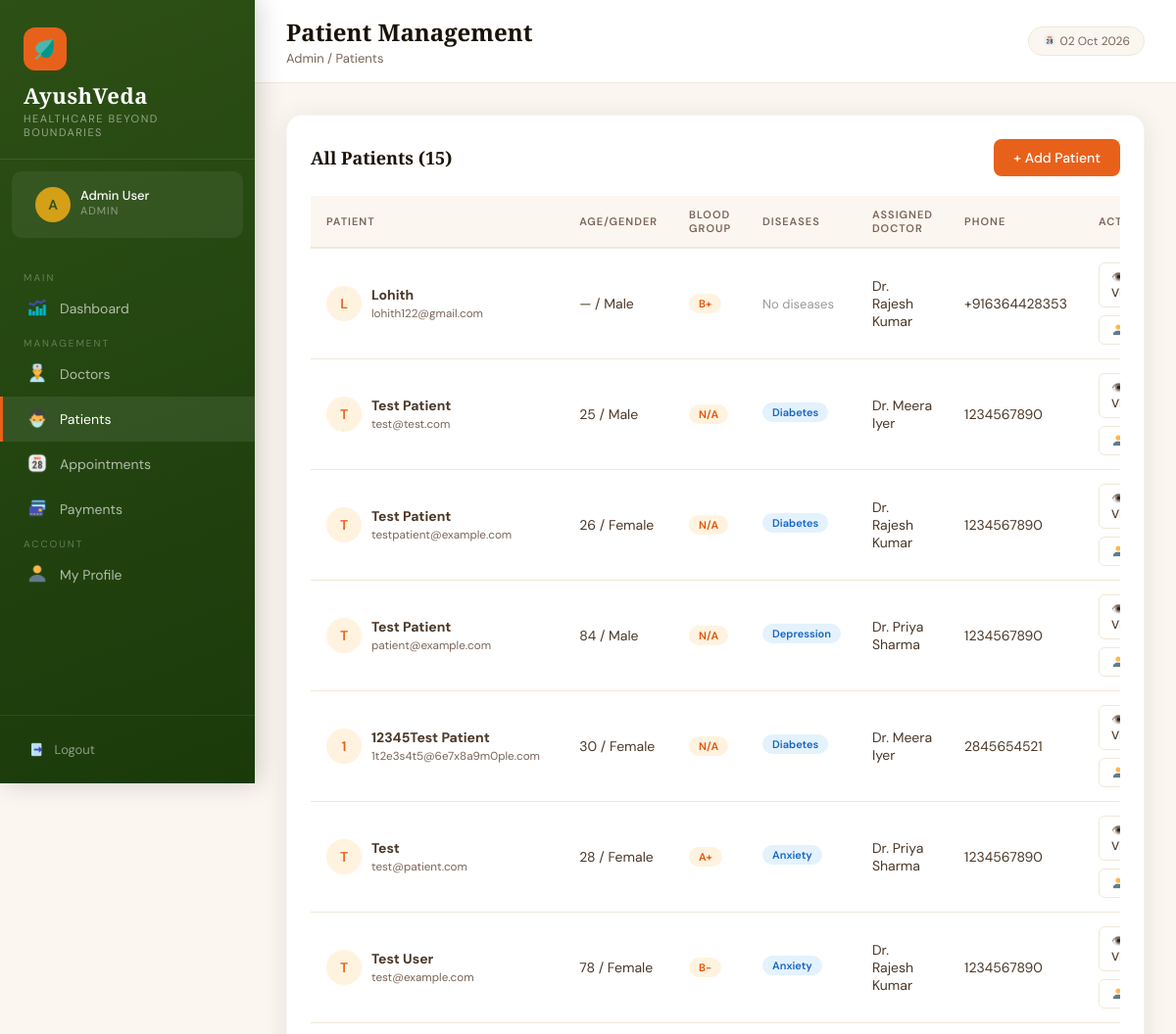
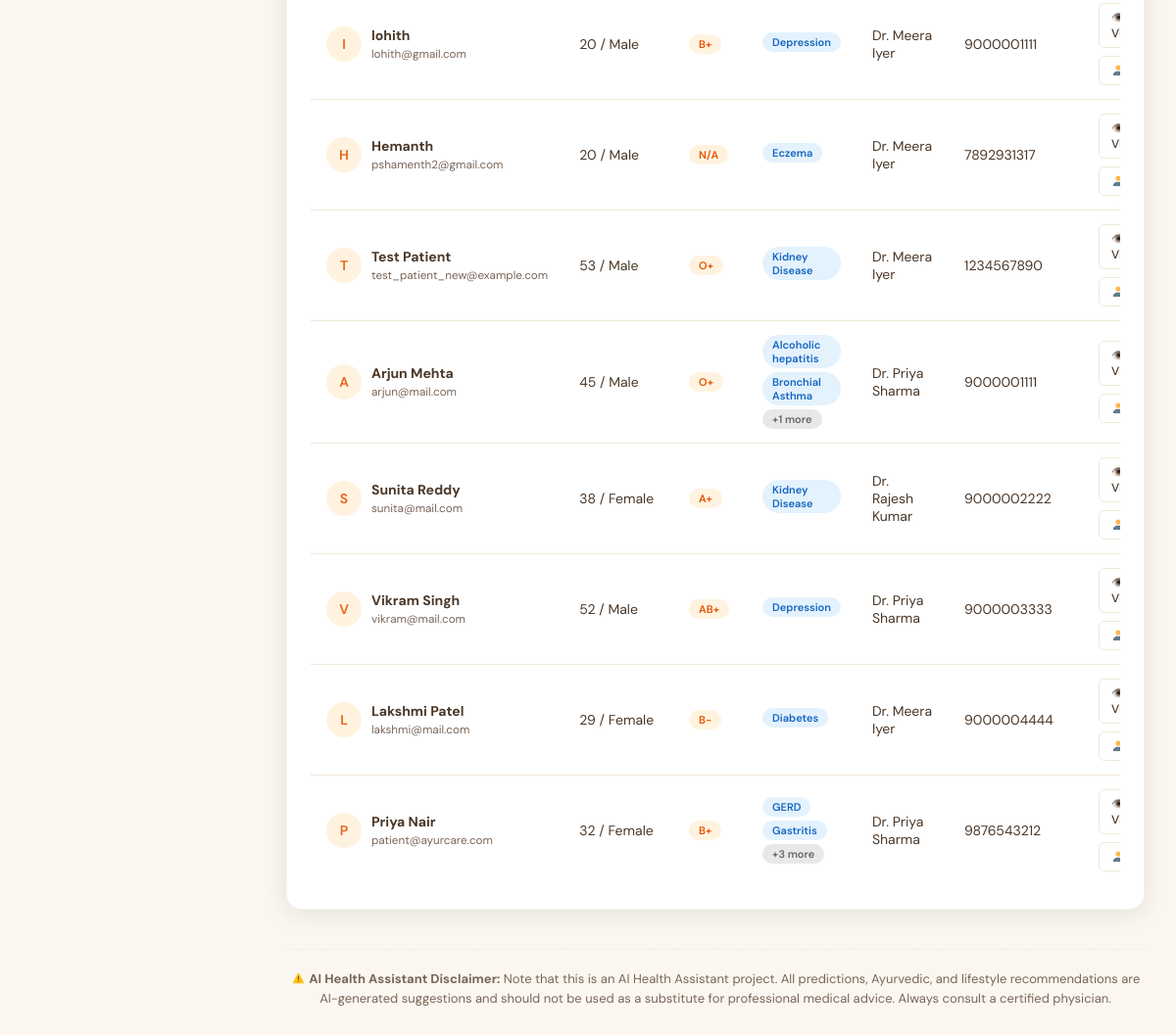
The app's page /admin/patients (signed in) with its own data (2 pictures, top to bottom).
### tables this page shows
CREATE TABLE patients (
            id INTEGER PRIMARY KEY AUTOINCREMENT,
            name TEXT NOT NULL,
            email TEXT UNIQUE NOT NULL,
            password TEXT NOT NULL,
            phone TEXT,
            age INTEGER,
            gender TEXT,
            blood_group TEXT,
            address TEXT,
            doctor_id INTEGER,
            created_at TIMESTAMP DEFAULT CURRENT_TIMESTAMP, preexisting_conditions TEXT, allergies TEXT, triage_raw_text TEXT, triage_symptoms TEXT, latitude REAL, longitude REAL, location_updated_at TIMESTAMP, share_location INTEGER DEFAULT 0,
            FOREIGN KEY (doctor_id) REFERENCES doctors(id)
        );

CREATE TABLE doctors (
            id INTEGER PRIMARY KEY AUTOINCREMENT,
            name TEXT NOT NULL,
            email TEXT UNIQUE NOT NULL,
            password TEXT NOT NULL,
            phone TEXT,
            specialization TEXT,
            qualification TEXT,
            experience INTEGER DEFAULT 0,
            created_at TIMESTAMP DEFAULT CURRENT_TIMESTAMP
        );

### app.py (the view)
@app.route('/admin/patients')
@login_required('admin')
def admin_patients():
    conn = get_db()
    patients = conn.execute(
        "SELECT p.*, d.name as doctor_name FROM patients p LEFT JOIN doctors d ON p.doctor_id=d.id ORDER BY p.created_at DESC"
    ).fetchall()
    conn.close()
    patient_diseases = {}
    for patient in patients:
        diseases = get_patient_diseases(patient['id'])
        patient_diseases[patient['id']] = diseases
    return render_template('admin/patients.html', patients=patients, patient_diseases=patient_diseases)

### app.py (called while the page is built)
@app.context_processor
def inject_now():
    return {'now': datetime.now().strftime('%d %b %Y')}

def get_db():
    conn = sqlite3.connect(DB_PATH)
    conn.row_factory = sqlite3.Row
    return conn

def get_patient_diseases(patient_id):
    conn = get_db()
    try:
        diseases = conn.execute(
            "SELECT DISTINCT predicted_disease FROM prescriptions WHERE patient_id=? AND predicted_disease IS NOT NULL ORDER BY predicted_disease",
            (patient_id,)
        ).fetchall()
        conn.close()
        return [d['predicted_disease'] for d in diseases]
    except Exception as e:
        print(f"Error getting patient diseases: {e}")
        return []

def login_required(role):
    def decorator(f):
        @wraps(f)
        def wrapper(*args, **kwargs):
            if session.get('role') != role:
                flash('Please login to continue.', 'error')
                return redirect(url_for(f'{role}_login'))
            return f(*args, **kwargs)
        return wrapper
    return decorator

### templates/admin/patients.html (shortened to what this page needs)
{% extends 'base.html' %}
{% block page_title %}Patient Management{% endblock %}
{% block breadcrumb %}Admin / Patients{% endblock %}
{% block nav %}
<span class="nav-section-label">Main</span>
<a href="/admin/dashboard" class="nav-link"><span class="icon"><img src="/static/images/dashboard_icon.png" style="height:1.2em;width:1.2em;vertical-align:-0.2em;"></span> Dashboard</a>
<span class="nav-section-label">Management</span>
<a href="/admin/doctors" class="nav-link"><span class="icon"><img src="/static/images/doctors_icon.png" style="height:1.2em;width:1.2em;vertical-align:-0.2em;"></span> Doctors</a>
<a href="/admin/patients" class="nav-link active"><span class="icon"><img src="/static/images/patients_icon.png" style="height:1.2em;width:1.2em;vertical-align:-0.2em;"></span> Patients</a>
<a href="/admin/appointments" class="nav-link"><span class="icon"><img src="/static/images/appointments_icon.png" style="height:1.2em;width:1.2em;vertical-align:-0.2em;"></span> Appointments</a>
<a href="/admin/payments" class="nav-link"><span class="icon"><img src="/static/images/card_icon.png" style="height:1.2em;width:1.2em;vertical-align:-0.2em;"></span> Payments</a>
<span class="nav-section-label">Account</span>
<a href="/admin/profile" class="nav-link"><span class="icon"><img src="/static/images/profile_icon.png" style="height:1.2em;width:1.2em;vertical-align:-0.2em;"></span> My Profile</a>
{% endblock %}
{% block content %}
<div class="card">
    <div class="card-header">
        <h3 class="card-title">All Patients ({{ patients|length }})</h3>
        <a href="/admin/patients/add" class="btn btn-primary">+ Add Patient</a>
    </div>
    <div class="table-wrap">
        <table>
            <thead><tr><th>Patient</th><th>Age/Gender</th><th>Blood Group</th><th>Diseases</th><th>Assigned Doctor</th><th>Phone</th><th>Actions</th></tr></thead>
            <tbody>
            {% for p in patients %}
            <tr>
                <td>
                    <div style="display:flex;align-items:center;gap:10px">
                        <div style="width:36px;height:36px;background:#FFF3E0;border-radius:50%;display:flex;align-items:center;justify-content:center;font-weight:600;color:#E8611A;font-size:14px">{{ p.name[0] }}</div>
                        <div><strong>{{ p.name }}</strong><br><small style="color:#7A6558">{{ p.email }}</small></div>
                    </div>
                </td>
                <td>{{ p.age or '—' }} / {{ p.gender or '—' }}</td>
                <td><span class="badge badge-orange">{{ p.blood_group or 'N/A' }}</span></td>
                <td>
                    {% if patient_diseases[p.id] %}
                        {% for disease in patient_diseases[p.id][:2] %}
                            <span class="badge badge-blue" style="display:inline-block;margin-bottom:4px;">{{ disease }}</span><br>
                        {% endfor %}
                        {% if patient_diseases[p.id]|length > 2 %}
                            <span class="badge" style="background:#E8E8E8;color:#666;display:inline-block;">+{{ patient_diseases[p.id]|length - 2 }} more</span>
                        {% endif %}
                    {% else %}
                        <span style="color:#999;font-size:13px">No diseases</span>
                    {% endif %}
                </td>
                <td>{{ p.doctor_name or '<span class="badge badge-red">Unassigned</span>'|safe }}</td>
                <td>{{ p.phone or '—' }}</td>
                <td>
                    <div class="btn-group">
                        <a href="/admin/patients/view/{{ p.id }}" class="btn btn-outline btn-sm">👁️ View</a>
                        <a href="/admin/patients/edit/{{ p.id }}" class="btn btn-outline btn-sm"><img src="/static/images/profile_icon.png" style="height:1.2em;width:1.2em;vertical-align:-0.2em;"> Edit</a>
                    </div>
                </td>
            </tr>
            {% else %}
            <tr><td colspan="7" style="text-align:center;padding:48px;color:#7A6558">No patients yet. <a href="/admin/patients/add" style="color:#E8611A">Add one →</a></td></tr>
            {% endfor %}
            </tbody>
        </table>
    </div>
</div>
{% endblock %}

### templates/base.html (style rules this page uses)
:root { --saffron: #E8611A; --saffron-light: #F4874B; --turmeric: #D4A017; --forest: #2D5016; --forest-mid: #4A7C22; --forest-light: #7AB648; --cream: #FBF7F0; --cream-dark: #F0E8D8; --earth: #6B4226; --earth-light: #9B6B42; --text-dark: #1A1208; --text-mid: #4A3728; --text-light: #7A6558; --white: #FFFFFF; --sidebar-w: 260px; --shadow: 0 4px 24px rgba(26, 18, 8, 0.10); --shadow-lg: 0 12px 48px rgba(26, 18, 8, 0.16); }
* { box-sizing: border-box; margin: 0; padding: 0; }
body { font-family: 'DM Sans', sans-serif; background: var(--cream); color: var(--text-dark); min-height: 100vh; }
h1, h2, h3, h4 { font-family: 'Cormorant Garamond', serif; }
.nav-section-label { color: rgba(255, 255, 255, 0.3); font-size: 10px; text-transform: uppercase; letter-spacing: 2px; padding: 12px 24px 6px; font-family: 'DM Sans', sans-serif; }
.nav-link { display: flex; align-items: center; gap: 12px; padding: 11px 24px; color: rgba(255, 255, 255, 0.65); text-decoration: none; font-size: 14px; transition: all 0.2s; border-left: 3px solid transparent; position: relative; }
.nav-link:hover, .nav-link.active { color: #fff; background: rgba(255, 255, 255, 0.08); border-left-color: var(--saffron); }
.nav-link .icon { font-size: 18px; width: 22px; text-align: center; }
.card { background: var(--white); border-radius: 16px; padding: 24px; box-shadow: var(--shadow); border: 1px solid rgba(0, 0, 0, 0.04); }
.card-header { display: flex; align-items: center; justify-content: space-between; margin-bottom: 20px; }
.card-title { font-size: 18px; color: var(--text-dark); font-weight: 600; }
.table-wrap { overflow-x: auto; }
table { width: 100%; border-collapse: collapse; }
th { text-align: left; padding: 12px 16px; font-size: 11px; text-transform: uppercase; letter-spacing: 1px; color: var(--text-light); border-bottom: 2px solid var(--cream-dark); font-weight: 600; background: var(--cream); }
td { padding: 14px 16px; font-size: 14px; border-bottom: 1px solid var(--cream-dark); color: var(--text-mid); }
tr:last-child td { border-bottom: none; }
.btn { display: inline-flex; align-items: center; gap: 8px; padding: 10px 20px; border-radius: 8px; font-size: 14px; font-weight: 500; cursor: pointer; text-decoration: none; border: none; transition: all 0.2s; font-family: 'DM Sans', sans-serif; }
.btn-primary { background: var(--saffron); color: #fff; }
.btn-outline { background: transparent; border: 1.5px solid var(--cream-dark); color: var(--text-mid); }
.btn-sm { padding: 6px 12px; font-size: 12px; border-radius: 6px; }
.btn-group { display: flex; gap: 8px; flex-wrap: wrap; }
.badge { display: inline-block; padding: 3px 10px; border-radius: 20px; font-size: 11px; font-weight: 600; }
.badge-orange { background: #FFF3E0; color: #E65100; }
.badge-blue { background: #E3F2FD; color: #1565C0; }

### records on screen
patients: name "L", name "Lohith", email "lohith122@gmail.com", age "—", gender "Male", blood_group "B+", shows "No diseases", name "Dr. Rajesh Kumar", phone "+916364428353"
patients: name "T", name "Test Patient", email "test@test.com", age "25", gender "Male", blood_group "N/A", 2 "Diabetes", name "Dr. Meera Iyer", phone "1234567890"
patients: name "T", name "Test Patient", email "testpatient@example.com", age "26", gender "Female", blood_group "N/A", 2 "Diabetes", name "Dr. Rajesh Kumar", phone "1234567890"
patients: name "T", name "Test Patient", email "patient@example.com", age "84", gender "Male", blood_group "N/A", 2 "Depression", name "Dr. Priya Sharma", phone "1234567890"
patients: name "1", name "12345Test Patient", email "1t2e3s4t5@6e7x8a9m0ple.com", age "30", gender "Female", blood_group "N/A", 2 "Diabetes", name "Dr. Meera Iyer", phone "2845654521"
patients: name "T", name "Test", email "test@patient.com", age "28", gender "Female", blood_group "A+", 2 "Anxiety", name "Dr. Priya Sharma", phone "1234567890"
patients: name "T", name "Test User", email "test@example.com", age "78", gender "Female", blood_group "B-", 2 "Anxiety", name "Dr. Rajesh Kumar", phone "1234567890"
patients: name "l", name "lohith", email "lohith@gmail.com", age "20", gender "Male", blood_group "B+", 2 "Depression", name "Dr. Meera Iyer", phone "9000001111"
patients: name "H", name "Hemanth", email "pshamenth2@gmail.com", age "20", gender "Male", blood_group "N/A", 2 "Eczema", name "Dr. Meera Iyer", phone "7892931317"
patients: name "T", name "Test Patient", email "test_patient_new@example.com", age "53", gender "Male", blood_group "O+", 2 "Kidney Disease", name "Dr. Meera Iyer", phone "1234567890"
patients: name "A", name "Arjun Mehta", email "arjun@mail.com", age "45", gender "Male", blood_group "O+", 2 "Alcoholic hepatitis" "Bronchial Asthma", patient_diseases "1", name "Dr. Priya Sharma", phone "9000001111"
patients: name "S", name "Sunita Reddy", email "sunita@mail.com", age "38", gender "Female", blood_group "A+", 2 "Kidney Disease", name "Dr. Rajesh Kumar", phone "9000002222"
patients: name "V", name "Vikram Singh", email "vikram@mail.com", age "52", gender "Male", blood_group "AB+", 2 "Depression", name "Dr. Priya Sharma", phone "9000003333"
patients: name "L", name "Lakshmi Patel", email "lakshmi@mail.com", age "29", gender "Female", blood_group "B-", 2 "Diabetes", name "Dr. Meera Iyer", phone "9000004444"
patients: name "P", name "Priya Nair", email "patient@ayurcare.com", age "32", gender "Female", blood_group "B+", 2 "GERD" "Gastritis", patient_diseases "3", name "Dr. Priya Sharma", phone "9876543212"

### other values on screen
{{ session.user_name[0].upper() }} "A"
{{ session.user_name }} "Admin User"
{{ session.role|capitalize }} "ADMIN"
{{ patients|length }} "15"
